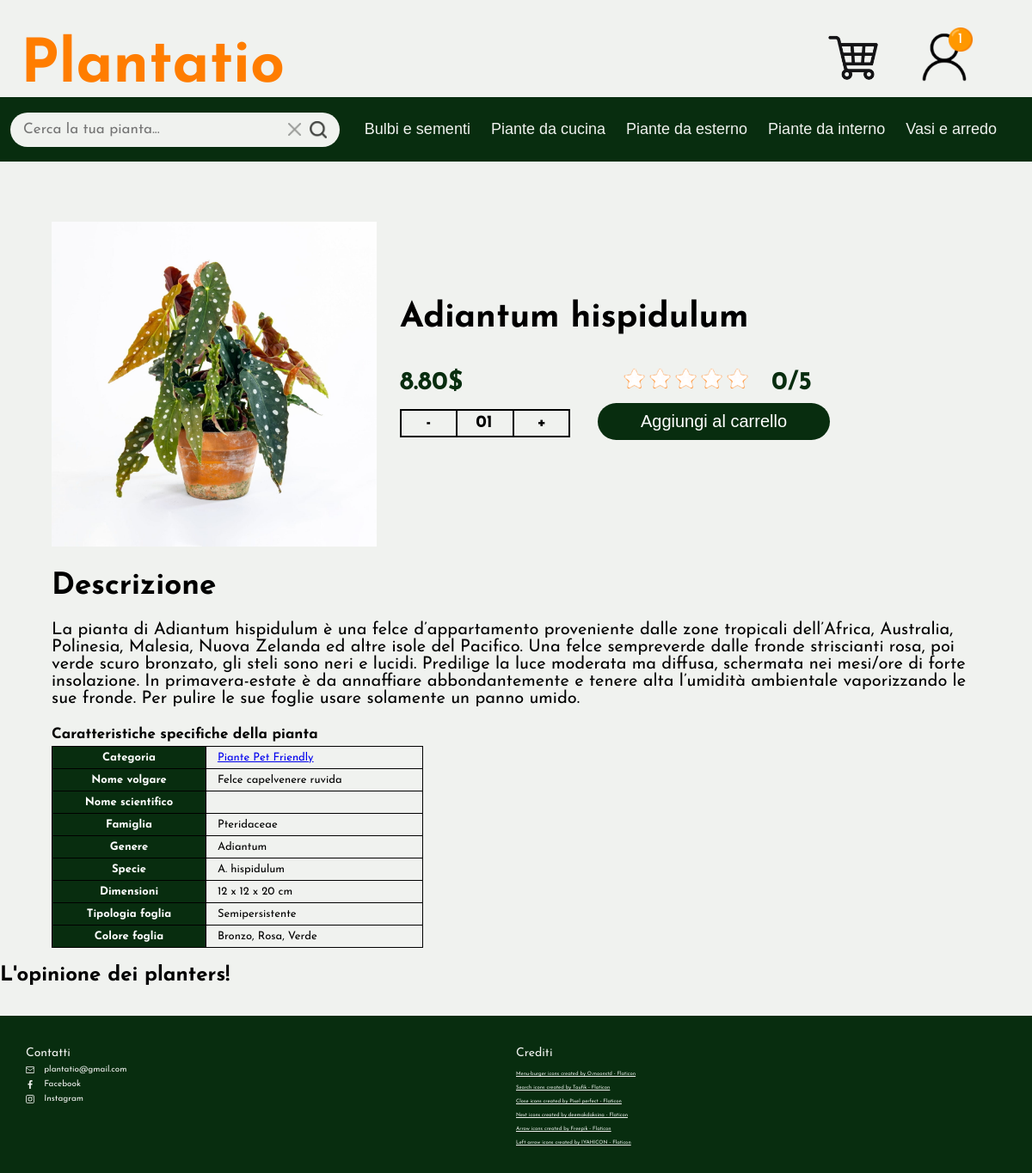
The page /product.php on the database its author committed.
### tables this page shows
CREATE TABLE Prodotti (
    nome_prodotto VARCHAR(150) PRIMARY KEY,
    prezzo DECIMAL(10, 2) NOT NULL,
    id_sottocategoria VARCHAR(100) NOT NULL,
    stock INT NOT NULL,
    nome_volgare VARCHAR(50),  
    nome_scientifico VARCHAR(50),
    famiglia VARCHAR(50),
    genere VARCHAR(50),
    specie VARCHAR(50),
    dimensioni VARCHAR(30),  
    profumo VARCHAR(30),  
    tipologia_foglia VARCHAR(30),
    colore_foglia VARCHAR(30), 
    descrizione TEXT,
    voto INT NOT NULL
);

### product.php (called while the page is built, shortened)
<?php
require_once 'bootstrap.php';
$templateParams["titolo"] = "Plantatio";
$templateParams["mainContent"] = "single-item.php";
$templateParams["js"] = array("js/product.js", "js/nav.js", "js/index.js");
$idprodotto = "Adiantum hispidulum";
$templateParams["prodotto"] = $dbh->getProductById($idprodotto);
require 'template/base.php';
?>

### database/database.php (called while the page is built, shortened)
<?php
class DatabaseHelper
{
    private $db;
    public function __construct($servername, $username, $password, $dbname, $port)
    {
        $this->db = new mysqli($servername, $username, $password, $dbname, $port);
    }
    public function getSubCategoriesFromCategory($nomeCategoria)
    {
        $stmt = $this->db->prepare("SELECT nome_sottocategoria FROM SottoCategorie WHERE id_categoria = ?");
        $stmt->bind_param('s', $nomeCategoria);
        $stmt->execute();
        $result = $stmt->get_result();
        return $result->fetch_all(MYSQLI_ASSOC);
    }
    public function getCategories()
    {
        $stmt = $this->db->prepare("SELECT nome_categoria FROM Categorie");
        $stmt->execute();
        $result = $stmt->get_result();
        $categories = $result->fetch_all(MYSQLI_ASSOC);
        foreach ($categories as &$category) {
            $category["sottocategorie"] = array();
            $category["sottocategorie"] = $this->getSubCategoriesFromCategory($category["nome_categoria"]);
        }
        return $categories;
    }
    public function getProductById($product_id)
    {
        $stmt = $this->db->prepare("SELECT * FROM Prodotti WHERE nome_prodotto = ?");
        $stmt->bind_param('s', $product_id);
        $stmt->execute();
        $result = $stmt->get_result();
        return $result->fetch_all(MYSQLI_ASSOC);
    }
}

### bootstrap.php (called while the page is built, shortened)
<?php
require_once("database/database.php");
$dbh = new DatabaseHelper("localhost", "root", "", "Plantatio", 3306);
$templateParams["categorie"] = $dbh->getCategories();
?>

### template/single-item.php (the view, shortened to what this page needs)
<main class="single-item">
    <?php if(count($templateParams["prodotto"])==0): ?>
        <article><p>Prodotto non presente</p></article>
    <?php
        else:
            $prodotto = $templateParams["prodotto"][0];
        ?>
        <article>
        <header>
            <img src="upload/<?php echo $prodotto["nome_prodotto"] ?>.jpg" alt=""/><section>
                <h2><?php echo $prodotto["nome_prodotto"] ?></h2>
                <h3><?php echo $prodotto["prezzo"] ?>$
                </h3><div class="star-value">
                        <?php for($i = $prodotto["voto"] + 1; $i <= 5; $i++ ): ?>
                            <img src="upload/empty_star.png" alt=""/>
                        <?php endfor; ?>
                    </div><h3><?php echo $prodotto["voto"]?>/5</h3>
                <div class="wrapper">
                    <span class="minus" onclick="reduceQuantity()">-</span><span class="number">01</span><span class="plus" onclick="addQuantity(<?php echo $prodotto["stock"]?>)">+</span>
                </div><button type="button">Aggiungi al carrello</button>
            </section>
        </header>
        <section>
            <h3>Descrizione</h3>
            <p><?php echo $prodotto["descrizione"] ?></p>
            <table>
                <caption>Caratteristiche specifiche della pianta</caption>
                <tr>
                    <th>Categoria</th>
                    <td><a href="#"><?php echo $prodotto["id_sottocategoria"]?></a></td>
                </tr>
                <tr>
                    <th>Nome volgare</th>
                    <td><?php echo $prodotto["nome_volgare"]?></td>
                </tr>
                <tr>
                    <th>Nome scientifico</th>
                    <td><?php echo $prodotto["nome_scientifico"]?></td>
                </tr>
                <tr>
                    <th>Famiglia</th>
                    <td><?php echo $prodotto["famiglia"]?></td>
                </tr>
                <tr>
                    <th>Genere</th>
                    <td><?php echo $prodotto["genere"]?></td>
                </tr>
                <tr>
                    <th>Specie</th>
                    <td><?php echo $prodotto["specie"]?></td>
                </tr>
                <tr>
                    <th>Dimensioni</th>
                    <td><?php echo $prodotto["dimensioni"]?></td>
                </tr>
                <tr>
                    <th>Tipologia foglia</th>
                    <td><?php echo $prodotto["tipologia_foglia"]?></td>
                </tr>
                <tr>
                    <th>Colore foglia</th>
                    <td><?php echo $prodotto["colore_foglia"]?></td>
                </tr>
            </table>
        </section>
    </article>
    <h2>L'opinione dei planters!</h2>
<?php endif; ?>
</main>

### css/style.css (style rules this page uses)
body, nav, header, ul, li, a, h1,input[type="text"], form, h3 { padding: 0%; margin: 0%; font-family: 'Josefin Sans', sans-serif; }
input[type="button"],button,input[type="reset"],input[type="checkbox"], .searchbar-icon,input[type="range"],input[type="submit"] { cursor: pointer; }
body { background-color: #F0F2EF; }
main.single-item > article { margin-top: 70px; padding: 0 10%; }
main.single-item > article > header > img { width: 100%; }
main.single-item > article > header > section > div.wrapper { display: inline-block; width: 40%; border-radius: 10px; align-items: center; justify-content: center; margin-top: 7px; }
main.single-item > article > header > section > div.wrapper > span { display: inline-block; width: 20%; text-align: center; font-size: 16px; font-weight: bold; border: black solid 2px; padding: 2%; cursor: pointer; }
main.single-item > article > header > section > div.wrapper > span.number { cursor: auto; padding-right: 3%; border-left: none; border-right: none; }
main.single-item > article > header > section > button { border: none; color: #ffff; font-size: 13px; text-align: center; background-color: #082D0F; padding: 10px 15px; cursor: pointer; border-radius: 50px; width: 60%; display: inline-block; float: right; }
main.single-item > article > header > section > h2 { font-size: 30px; padding: 8px 0; margin: 4px 0; }
main.single-item > article > header > section > h3 { font-size: 20px; padding: 8px 0; color: #082D0F; display: inline-block; width: 20%; }
main.single-item > article > header > section > div.star-value { display: inline-block; width: 55%; text-align: right; padding-right: 5%; }
main.single-item > article > header > section > div > img { display: inline-block; width: 10px; }
main.single-item > article > section > h3 { font-size: 30px; margin-top: 20px; }
main.single-item > article > section > p { font-size: 14px; padding: 3px 0; }
main.single-item table > caption { font-size: 17px; font-weight: bold; text-align: left; margin-bottom: 5px; }
main.single-item table, main.single-item table th, main.single-item table td { border: #000 1px solid; }
main.single-item table th { background-color: #082D0F; color: #fff; padding: 3px 1%; font-size: 14px; }
main.single-item table td { color: #000; padding: 3px 3%; font-size: 13px; }
main.single-item > article > section > table { border-collapse: collapse; width: 100%; }
@media (min-width: 768px) { main.single-item > article { margin-top: 70px; padding: 0 5%; } }
@media (min-width: 768px) { main.single-item > article > header > img { display: inline-block; width: 35%; } }
@media (min-width: 768px) { main.single-item > article > header > section { display: inline-block; width: 50%; vertical-align: top; padding: 50px 2.5%; } }
@media (min-width: 768px) { main.single-item > article > header > section > h2 { font-size: 40px; } }
@media (min-width: 768px) { main.single-item > article > header > section > h3 { font-size: 30px; margin-top: 20px; } }
@media (min-width: 768px) { main.single-item > article > header > section > div > img { width: 25px; } }
@media (min-width: 768px) { main.single-item > article > section > h3 { font-size: 35px; margin-top: 25px; } }
@media (min-width: 768px) { main.single-item > article > section > p { font-size: 20px; padding: 3px 0; } }
@media (min-width: 768px) { main.single-item > article > header > section { margin-top: 30px; } }
@media (min-width: 768px) { main.single-item > article > header > section > button { font-size: 20px; width: 50%; margin-right: 40px; } }
@media (min-width: 768px) { main.single-item > article > header > section > div.wrapper > span { width: 25%; font-size: 20px; } }
@media (min-width: 768px) { main.single-item table th { padding: 6px 3%; font-size: 13px; } }
@media (min-width: 768px) { main.single-item table td { color: #000; padding: 6px 3%; font-size: 13px; } }
@media (min-width: 768px) { main.single-item > article > section > table { width: 40%; } }

### rows shown on the page
prodotti: nome_prodotto (picture), nome_prodotto "Adiantum hispidulum", prezzo "8.80", voto "0", descrizione "La pianta di Adiantum hispidulum è una felce d’appartamento proveniente dalle zone tropicali dell’Africa, Australia, Polinesia, Malesia, Nuova Zelanda ed altre isole del Pacifico. Una felce sempreverde dalle fronde striscianti rosa, poi verde scuro bronzato, gli steli sono neri e lucidi. Predilige la luce moderata ma diffusa, schermata nei mesi/ore di forte insolazione. In primavera-estate è da annaffiare abbondantemente e tenere alta l’umidità ambientale vaporizzando le sue fronde. Per pulire le sue foglie usare solamente un panno umido.", id_sottocategoria "Piante Pet Friendly", nome_volgare "Felce capelvenere ruvida", famiglia "Pteridaceae", genere "Adiantum", specie "A. hispidulum", dimensioni "12 x 12 x 20 cm", tipologia_foglia "Semipersistente", colore_foglia "Bronzo, Rosa, Verde"

### other values the page prints
$categoria["nome_categoria"] "Bulbi e sementi"
$categoria["nome_categoria"] "Piante da cucina"
$categoria["nome_categoria"] "Piante da esterno"
$categoria["nome_categoria"] "Piante da interno"
$categoria["nome_categoria"] "Vasi e arredo"
